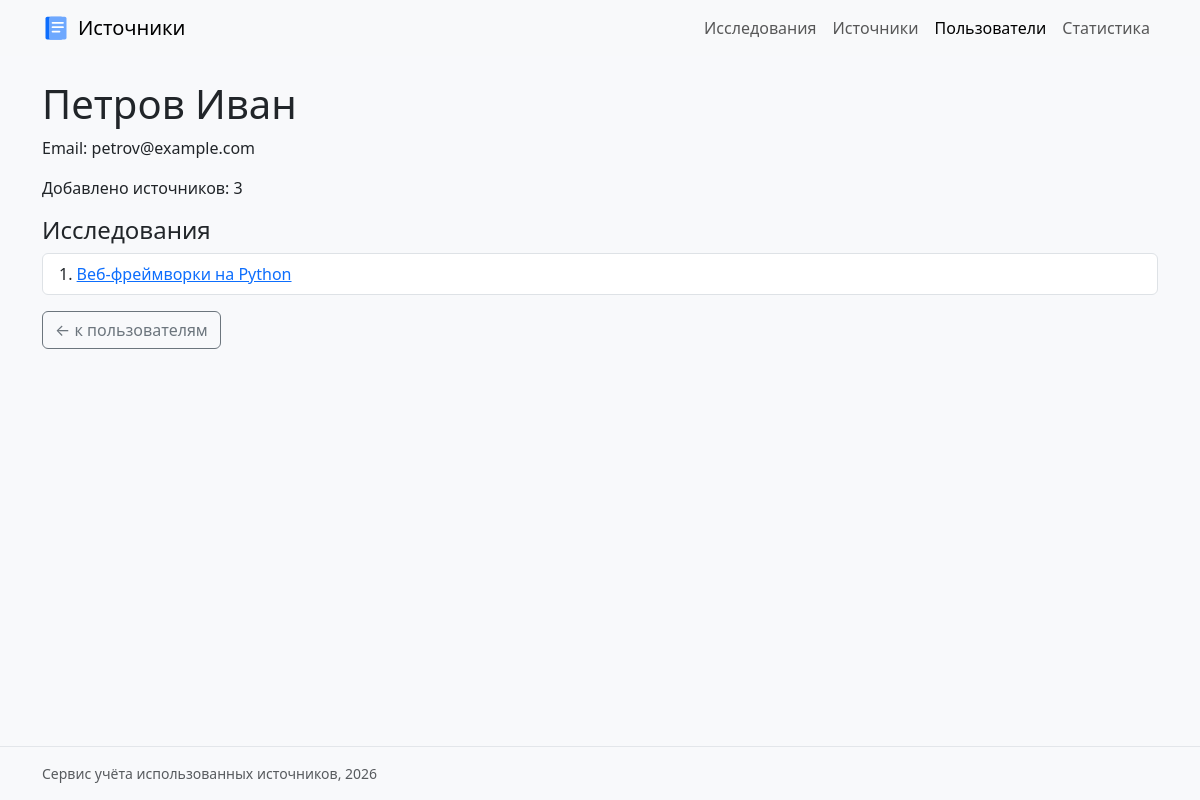
Screenshot of /users/2/ with the database file from the repository.
### users/views.py (the view)
# urls.py: path("<int:user_id>/", views.user_detail, name="detail"),
def user_detail(request, user_id):
    user = fetch_one("SELECT * FROM users WHERE id = ?", (user_id,))
    if user is None:
        return not_found(
            request, "Пользователь не найден",
            reverse("users:list"), "к пользователям",
        )
    researches = fetch_all(
        "SELECT id, title FROM researches WHERE user_id = ? ORDER BY title",
        (user_id,),
    )
    sources_count = fetch_one(
        "SELECT COUNT(*) AS value FROM sources WHERE user_id = ?",
        (user_id,),
    )["value"]
    context = {
        "user_obj": user,
        "researches": researches,
        "sources_count": sources_count,
    }
    return render(request, "users/user_detail.html", context)

### db/database.py (called while the page is built)
def get_connection(path=DB_PATH):
    conn = sqlite3.connect(path)
    conn.execute("PRAGMA foreign_keys = ON")
    conn.create_function("py_lower", 1, lambda value: value.lower())
    return conn

def fetch_all(sql, params=(), path=DB_PATH):
    conn = get_connection(path)
    conn.row_factory = sqlite3.Row
    rows = conn.execute(sql, params).fetchall()
    conn.close()
    return rows

def fetch_one(sql, params=(), path=DB_PATH):
    rows = fetch_all(sql, params, path)
    return rows[0] if rows else None

### users/templates/users/user_detail.html (shortened to what this page needs)
{% extends "base.html" %}
{% block content %}
    <h1>{{ user_obj.name }}</h1>
    <p>Email: {{ user_obj.email }}</p>
    <p>Добавлено источников: {{ sources_count }}</p>
    <h4>Исследования</h4>
    <ul class="list-group mb-3">
        {% for research in researches %}
            <li class="list-group-item">
                {{ forloop.counter }}.
                <a href="{% url 'researches:detail' research.id %}">{{ research.title }}</a>
            </li>
        {% empty %}
            <li class="list-group-item">Исследований пока нет</li>
        {% endfor %}
    </ul>
    <a href="{% url 'users:list' %}" class="btn btn-outline-secondary">← к пользователям</a>
{% endblock %}

### homepage/static/homepage/css/style.css (style rules this page uses)
body { background-color: #f8f9fb; }

### rows the page displays
users: name "Петров Иван", email "petrov@example.com"
researches: title "Веб-фреймворки на Python"

### other values shown
{{ sources_count }} "3"
